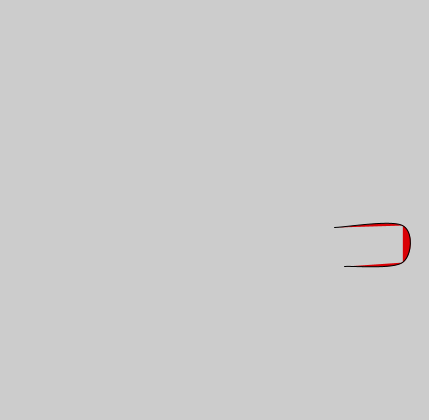
Frame 1 (no input)
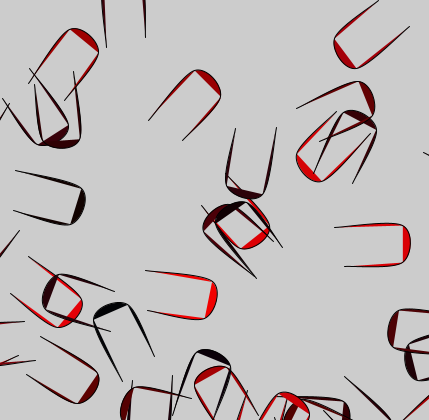
Frame 60 (the mouse pressed at the canvas centre just before this capture)
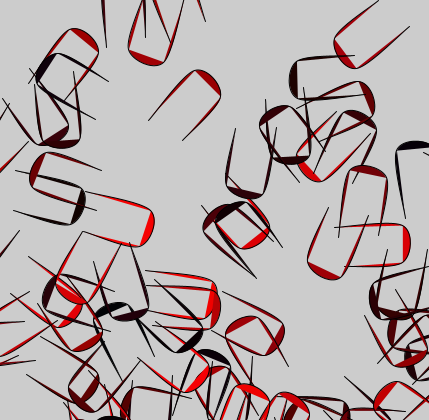
Frame 120 (the mouse held since frame 60 and released just before this capture)

The Processing sketch that drew these frames (run headless with seeded random() and noise(); from frame 60 on, the mouse is pressed at the canvas centre):

// Processing sketch: processing_57154
// ── processing_57154.pde

float angulo=0.0;
float value;
void setup(){
size(429,420);
smooth();
frameRate(90);
fill (random(255),random(3),random(11));
 
}

void draw(){
  
   value=random(118);
 fill (random(255),random(3),random(11));

  translate(random(600),random(600));
  rotate(angulo);
  curve(5, 26, 5, 26, 73, 24, 73, 61);
curve(5, 26, 73, 24, 73, 61, 15, 65); 
curve(73, 24, 73, 61, 15, 65, 15, 65);
  angulo=angulo+0.1;
}
